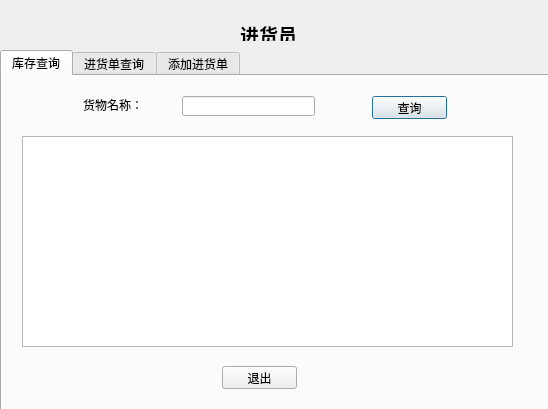
<?xml version="1.0" encoding="UTF-8"?>
<ui version="4.0">
 <class>welcomebuy</class>
 <widget class="QDialog" name="welcomebuy">
  <property name="geometry">
   <rect>
    <x>0</x>
    <y>0</y>
    <width>548</width>
    <height>409</height>
   </rect>
  </property>
  <property name="windowTitle">
   <string>Dialog</string>
  </property>
  <widget class="QLabel" name="label">
   <property name="geometry">
    <rect>
     <x>240</x>
     <y>20</y>
     <width>61</width>
     <height>21</height>
    </rect>
   </property>
   <property name="text">
    <string>&lt;html&gt;&lt;head/&gt;&lt;body&gt;&lt;p&gt;&lt;span style=&quot; font-size:14pt; font-weight:600;&quot;&gt;进货员&lt;/span&gt;&lt;/p&gt;&lt;/body&gt;&lt;/html&gt;</string>
   </property>
  </widget>
  <widget class="QTabWidget" name="tabWidget">
   <property name="enabled">
    <bool>true</bool>
   </property>
   <property name="geometry">
    <rect>
     <x>0</x>
     <y>50</y>
     <width>551</width>
     <height>361</height>
    </rect>
   </property>
   <property name="currentIndex">
    <number>0</number>
   </property>
   <widget class="QWidget" name="tab">
    <attribute name="title">
     <string>库存查询</string>
    </attribute>
    <widget class="QLineEdit" name="leSearchname">
     <property name="geometry">
      <rect>
       <x>180</x>
       <y>20</y>
       <width>133</width>
       <height>20</height>
      </rect>
     </property>
    </widget>
    <widget class="QPushButton" name="pbSearchGoods">
     <property name="geometry">
      <rect>
       <x>370</x>
       <y>20</y>
       <width>75</width>
       <height>23</height>
      </rect>
     </property>
     <property name="text">
      <string>查询</string>
     </property>
    </widget>
    <widget class="QLabel" name="label_2">
     <property name="geometry">
      <rect>
       <x>81</x>
       <y>21</y>
       <width>60</width>
       <height>16</height>
      </rect>
     </property>
     <property name="text">
      <string>货物名称：</string>
     </property>
    </widget>
    <widget class="QTableView" name="tvGoods">
     <property name="geometry">
      <rect>
       <x>20</x>
       <y>60</y>
       <width>491</width>
       <height>211</height>
      </rect>
     </property>
    </widget>
    <widget class="QPushButton" name="pbBuyExit">
     <property name="geometry">
      <rect>
       <x>220</x>
       <y>290</y>
       <width>75</width>
       <height>23</height>
      </rect>
     </property>
     <property name="text">
      <string>退出</string>
     </property>
    </widget>
   </widget>
   <widget class="QWidget" name="tab_2">
    <attribute name="title">
     <string>进货单查询</string>
    </attribute>
    <widget class="QLabel" name="label_3">
     <property name="geometry">
      <rect>
       <x>90</x>
       <y>20</y>
       <width>81</width>
       <height>21</height>
      </rect>
     </property>
     <property name="text">
      <string>进货单编号：</string>
     </property>
    </widget>
    <widget class="QLineEdit" name="leSearchNum">
     <property name="geometry">
      <rect>
       <x>200</x>
       <y>20</y>
       <width>113</width>
       <height>20</height>
      </rect>
     </property>
    </widget>
    <widget class="QPushButton" name="pbSearchInlist">
     <property name="geometry">
      <rect>
       <x>360</x>
       <y>20</y>
       <width>75</width>
       <height>23</height>
      </rect>
     </property>
     <property name="text">
      <string>查询</string>
     </property>
    </widget>
    <widget class="QTableView" name="tvInlist">
     <property name="geometry">
      <rect>
       <x>30</x>
       <y>60</y>
       <width>481</width>
       <height>192</height>
      </rect>
     </property>
    </widget>
    <widget class="QPushButton" name="pbModify">
     <property name="geometry">
      <rect>
       <x>90</x>
       <y>280</y>
       <width>75</width>
       <height>23</height>
      </rect>
     </property>
     <property name="text">
      <string>修改</string>
     </property>
    </widget>
    <widget class="QPushButton" name="pbBuyExit_2">
     <property name="geometry">
      <rect>
       <x>380</x>
       <y>280</y>
       <width>75</width>
       <height>23</height>
      </rect>
     </property>
     <property name="text">
      <string>退出</string>
     </property>
    </widget>
    <widget class="QPushButton" name="pbDelete">
     <property name="geometry">
      <rect>
       <x>230</x>
       <y>280</y>
       <width>75</width>
       <height>23</height>
      </rect>
     </property>
     <property name="text">
      <string>删除</string>
     </property>
    </widget>
   </widget>
   <widget class="QWidget" name="tab_3">
    <attribute name="title">
     <string>添加进货单</string>
    </attribute>
    <widget class="QPushButton" name="pbAdd">
     <property name="geometry">
      <rect>
       <x>150</x>
       <y>240</y>
       <width>75</width>
       <height>23</height>
      </rect>
     </property>
     <property name="text">
      <string>添加</string>
     </property>
    </widget>
    <widget class="QPushButton" name="pbBuyExit_3">
     <property name="geometry">
      <rect>
       <x>290</x>
       <y>240</y>
       <width>75</width>
       <height>23</height>
      </rect>
     </property>
     <property name="text">
      <string>退出</string>
     </property>
    </widget>
    <widget class="QWidget" name="layoutWidget">
     <property name="geometry">
      <rect>
       <x>90</x>
       <y>50</y>
       <width>321</width>
       <height>151</height>
      </rect>
     </property>
     <layout class="QGridLayout" name="gridLayout">
      <item row="0" column="0">
       <widget class="QLabel" name="label_4">
        <property name="text">
         <string>进货单编号：</string>
        </property>
       </widget>
      </item>
      <item row="0" column="1">
       <widget class="QLineEdit" name="leInlistNum"/>
      </item>
      <item row="1" column="0">
       <widget class="QLabel" name="label_6">
        <property name="text">
         <string>货物编号：</string>
        </property>
       </widget>
      </item>
      <item row="1" column="1">
       <widget class="QLineEdit" name="leGoodsNum"/>
      </item>
      <item row="2" column="0">
       <widget class="QLabel" name="label_5">
        <property name="layoutDirection">
         <enum>Qt::LeftToRight</enum>
        </property>
        <property name="text">
         <string>数量：</string>
        </property>
       </widget>
      </item>
      <item row="2" column="1">
       <widget class="QLineEdit" name="leAmount"/>
      </item>
     </layout>
    </widget>
   </widget>
  </widget>
  <zorder>tabWidget</zorder>
  <zorder>label</zorder>
 </widget>
 <resources/>
 <connections>
  <connection>
   <sender>pbBuyExit</sender>
   <signal>clicked()</signal>
   <receiver>welcomebuy</receiver>
   <slot>close()</slot>
   <hints>
    <hint type="sourcelabel">
     <x>259</x>
     <y>372</y>
    </hint>
    <hint type="destinationlabel">
     <x>273</x>
     <y>204</y>
    </hint>
   </hints>
  </connection>
  <connection>
   <sender>pbBuyExit_2</sender>
   <signal>clicked()</signal>
   <receiver>welcomebuy</receiver>
   <slot>close()</slot>
   <hints>
    <hint type="sourcelabel">
     <x>419</x>
     <y>362</y>
    </hint>
    <hint type="destinationlabel">
     <x>273</x>
     <y>204</y>
    </hint>
   </hints>
  </connection>
  <connection>
   <sender>pbBuyExit_3</sender>
   <signal>clicked()</signal>
   <receiver>welcomebuy</receiver>
   <slot>close()</slot>
   <hints>
    <hint type="sourcelabel">
     <x>329</x>
     <y>322</y>
    </hint>
    <hint type="destinationlabel">
     <x>273</x>
     <y>204</y>
    </hint>
   </hints>
  </connection>
  <connection>
   <sender>pbDelete</sender>
   <signal>clicked()</signal>
   <receiver>welcomebuy</receiver>
   <slot>pbDelete_clicked()</slot>
   <hints>
    <hint type="sourcelabel">
     <x>269</x>
     <y>362</y>
    </hint>
    <hint type="destinationlabel">
     <x>273</x>
     <y>204</y>
    </hint>
   </hints>
  </connection>
  <connection>
   <sender>pbModify</sender>
   <signal>clicked()</signal>
   <receiver>welcomebuy</receiver>
   <slot>pbModify_clicked()</slot>
   <hints>
    <hint type="sourcelabel">
     <x>129</x>
     <y>362</y>
    </hint>
    <hint type="destinationlabel">
     <x>273</x>
     <y>204</y>
    </hint>
   </hints>
  </connection>
  <connection>
   <sender>pbAdd</sender>
   <signal>clicked()</signal>
   <receiver>welcomebuy</receiver>
   <slot>pbAdd_clicked()</slot>
   <hints>
    <hint type="sourcelabel">
     <x>189</x>
     <y>322</y>
    </hint>
    <hint type="destinationlabel">
     <x>273</x>
     <y>204</y>
    </hint>
   </hints>
  </connection>
  <connection>
   <sender>pbSearchGoods</sender>
   <signal>clicked()</signal>
   <receiver>welcomebuy</receiver>
   <slot>pbSearchGoods_clicked()</slot>
   <hints>
    <hint type="sourcelabel">
     <x>409</x>
     <y>102</y>
    </hint>
    <hint type="destinationlabel">
     <x>273</x>
     <y>204</y>
    </hint>
   </hints>
  </connection>
  <connection>
   <sender>pbSearchInlist</sender>
   <signal>clicked()</signal>
   <receiver>welcomebuy</receiver>
   <slot>pbSearchInlist_clicked()</slot>
   <hints>
    <hint type="sourcelabel">
     <x>399</x>
     <y>102</y>
    </hint>
    <hint type="destinationlabel">
     <x>273</x>
     <y>204</y>
    </hint>
   </hints>
  </connection>
 </connections>
 <slots>
  <slot>pbSearchGoods_clicked()</slot>
  <slot>pbAdd_clicked()</slot>
  <slot>pbDelete_clicked()</slot>
  <slot>pbSearchInlist_clicked()</slot>
  <slot>pbModify_clicked()</slot>
 </slots>
</ui>
